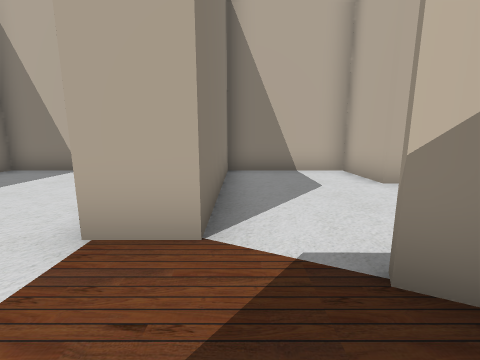
[1] (above)

23 first-person views from a walk through a Gazebo world. The camera is 0.5 m above the floor, tilts 10° down and sees 90° across. Floor lines are 1 m apart. The floor is counted in squares, 0.5 m on a side. Each view is taken from the middle of a square. On the plan, view 1 faces up. The plan holds only what a view shows up to about 10 squares ahead; the rest is blank. Some surface patterns are stand-ins.

[2]
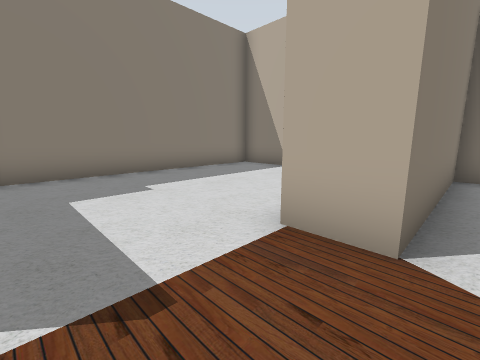

[3]
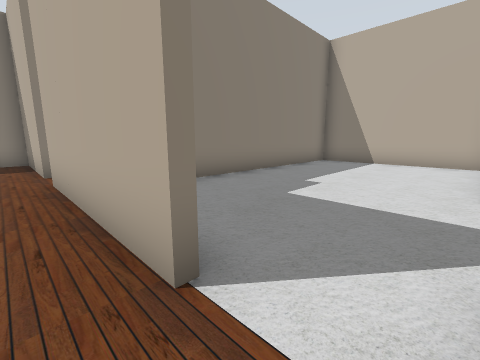

[4]
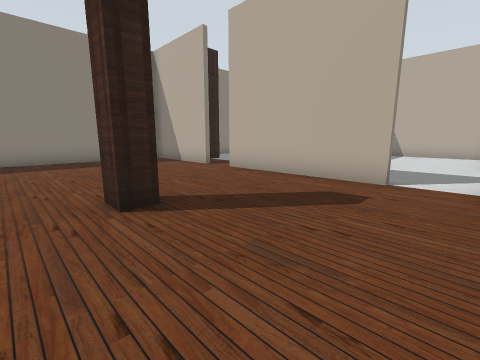

[5]
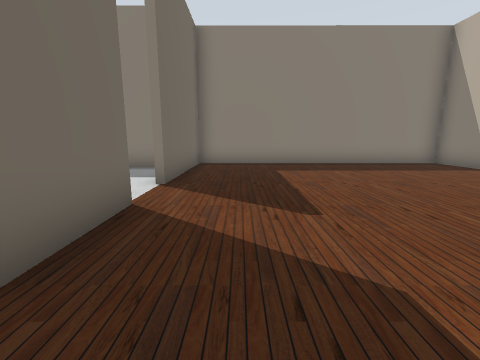

[6]
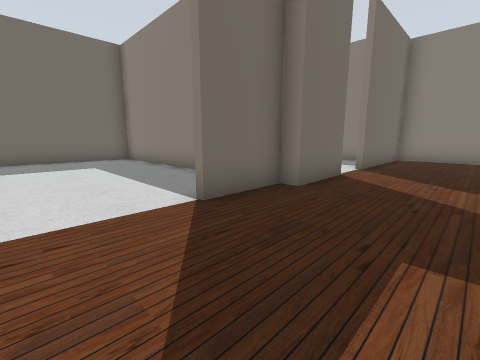

[7]
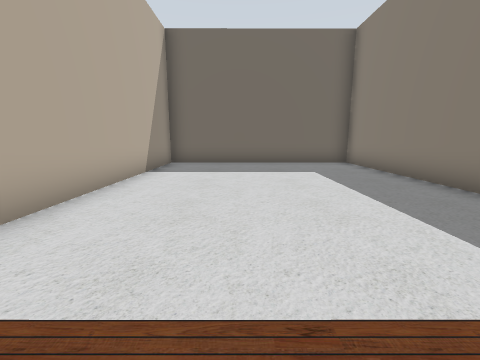

[8]
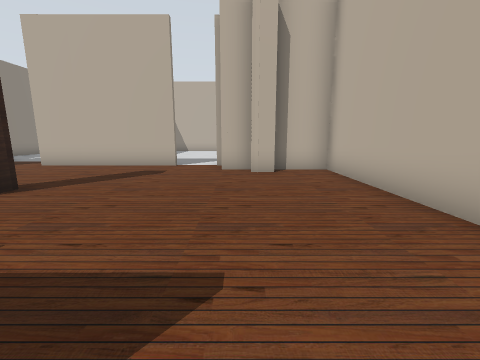

[9]
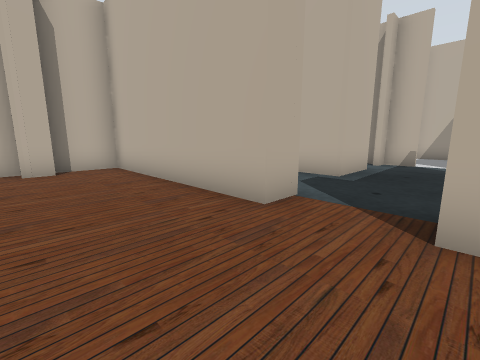

[10]
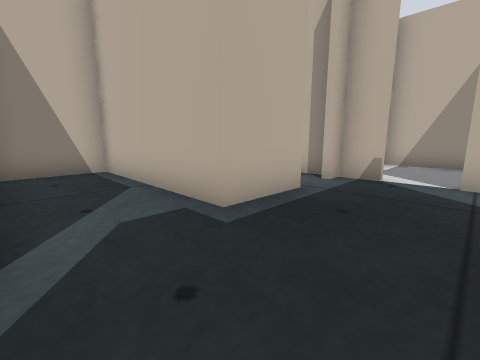

[11]
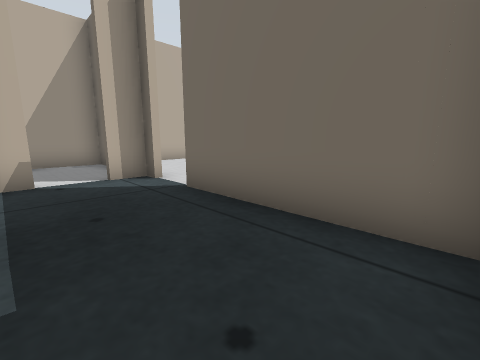

[12]
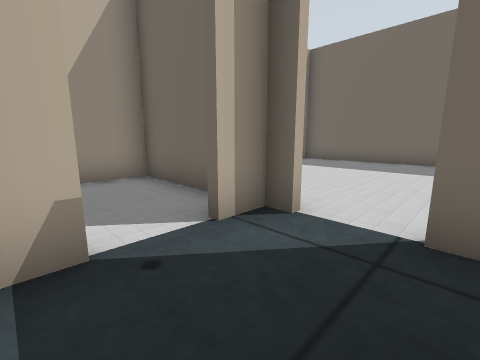

[13]
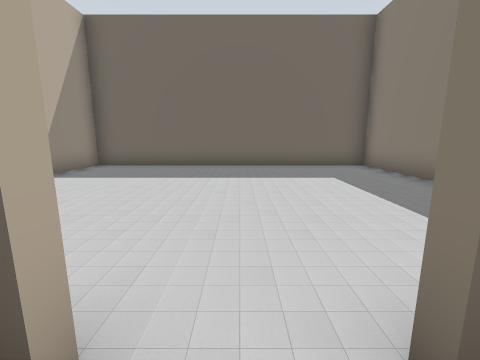

[14]
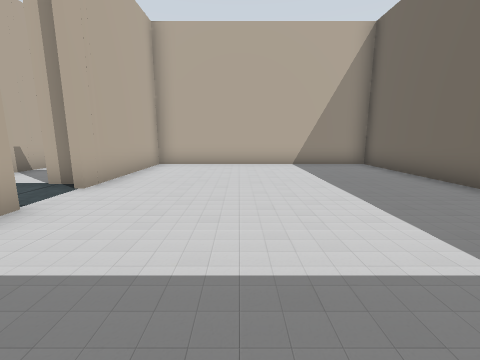

[15]
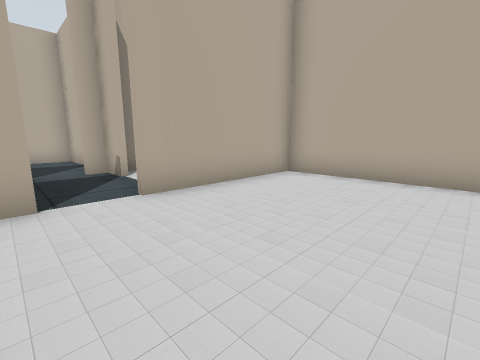

[16]
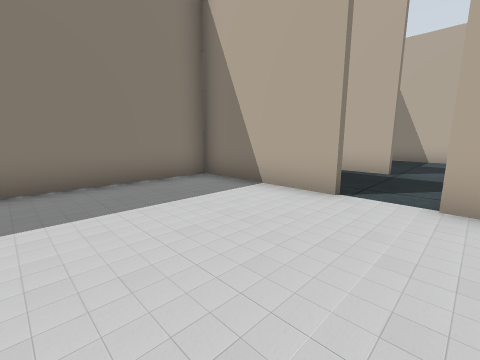

[17]
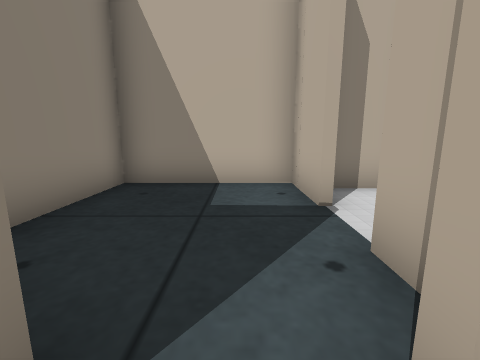

[18]
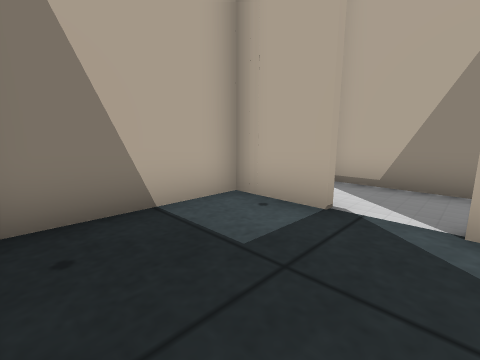

[19]
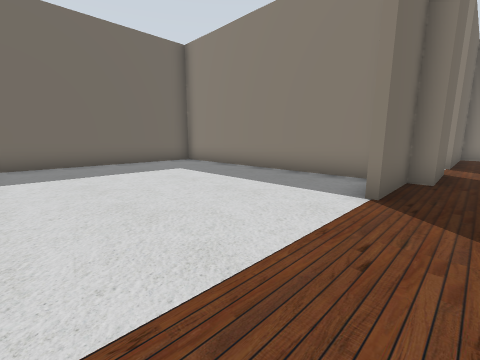

[20]
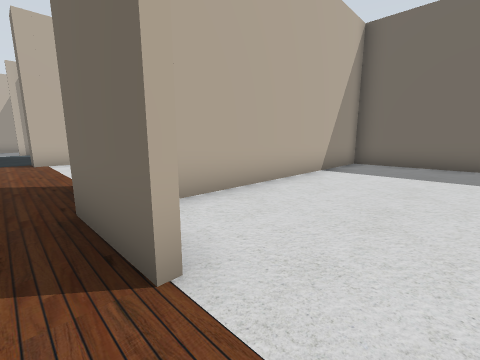

[21]
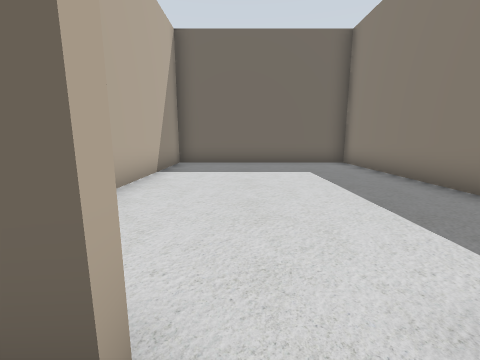

[22]
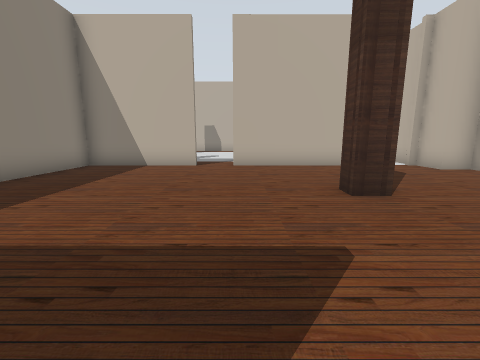

[23]
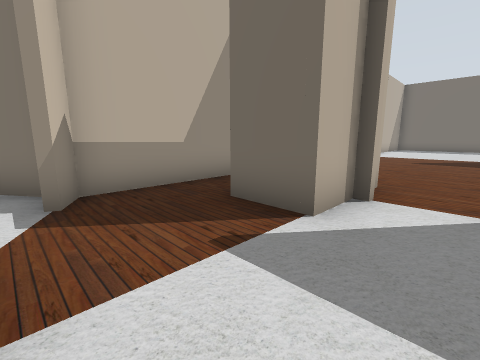

### Floor plan
Ten units are one square. View 1 is at (0, 0); x grows to the right and y downward. Boxes are objects, and circles mark ways between rooms. Rooms are numbered by the first view taken in them; rooms with no view inside come last. Other rooms are left out.
<svg viewBox="-140 -78 277 292">
<path fill="none" stroke="#000" d="M22 -16 29 -21M32 -52 32 -73 -4 -73 -4 -22 -16 -22M-16 8 1 8M18 25 18 -11 10 -15M-53 121 -32 121M-53 129 -53 209M-76 116 -53 116M-54 63 -53 69 -60 69 -60 63M18 98 18 34 0 34M1 40 -7 40 -6 34 -16 34 -16 25M-33 23 -83 23M-95 23 -135 23 -135 117 -91 117M-51 208 18 208 18 118M28 98 18 98M73 95 52 94 52 42 29 42M29 127 74 127M18 118 27 118M92 105 92 95M92 127 92 117M74 129 35 129 35 208 132 208 132 129 86 129M89 66 89 50M92 53 92 47 54 47 54 75M92 91 92 79M-20 -73 -70 -73 -70 2M-16 25 -16 8M-122 128 -122 207 -51 208M-55 209 -55 130M105 127 132 127 132 94M122 96 97 95M92 95 85 95M86 127 92 127M114 80 114 56M109 53 92 53"/>
<circle cx="-10" cy="-10" r="3" fill="#2a7"/>
<circle cx="20" cy="105" r="3" fill="#2a7"/>
<circle cx="-25" cy="20" r="3" fill="#2a7"/>
<circle cx="-85" cy="120" r="3" fill="#2a7"/>
<circle cx="80" cy="130" r="3" fill="#2a7"/>
<circle cx="80" cy="90" r="3" fill="#2a7"/>
<circle cx="90" cy="110" r="3" fill="#2a7"/>
<circle cx="90" cy="70" r="3" fill="#2a7"/>
<text x="10" y="-30">1</text>
<text x="-50" y="100">2</text>
<text x="50" y="100">3</text>
<text x="80" y="170">4</text>
<text x="70" y="70">5</text>
<text x="-40" y="-30">6</text>
<text x="-90" y="160">7</text>
<text x="110" y="110">8</text>
<text x="100" y="70">9</text>
</svg>
Room 1 opens to room 6. Room 2 opens to room 3. Room 2 opens to room 6. Room 2 opens to room 7. Room 3 opens to room 4. Room 3 opens to room 5. Room 3 opens to room 8. Room 5 opens to room 9.

Where each view was taken, in squares from view 1:
view 1: 0 up, 0 right, facing up
view 2: 0 up, 0 right, facing up-left
view 3: 3 down, 2 left, facing up-left
view 4: 8 down, 2 left, facing up-left
view 5: 10 down, 4 left, facing left
view 6: 9 down, 1 left, facing down-left
view 7: 11 down, 1 left, facing down
view 8: 11 down, 1 left, facing up
view 9: 12 down, 1 left, facing up-right
view 10: 12 down, 3 right, facing up-right
view 11: 10 down, 3 right, facing down-right
view 12: 10 down, 7 right, facing down-right
view 13: 12 down, 8 right, facing down
view 14: 16 down, 4 right, facing right
view 15: 17 down, 7 right, facing up-right
view 16: 17 down, 9 right, facing up-left
view 17: 10 down, 8 right, facing up
view 18: 8 down, 6 right, facing up-right
view 19: 11 down, 1 right, facing down-left
view 20: 11 down, 9 left, facing down-right
view 21: 11 down, 8 left, facing down
view 22: 11 down, 8 left, facing up
view 23: 2 up, 3 left, facing down-right
